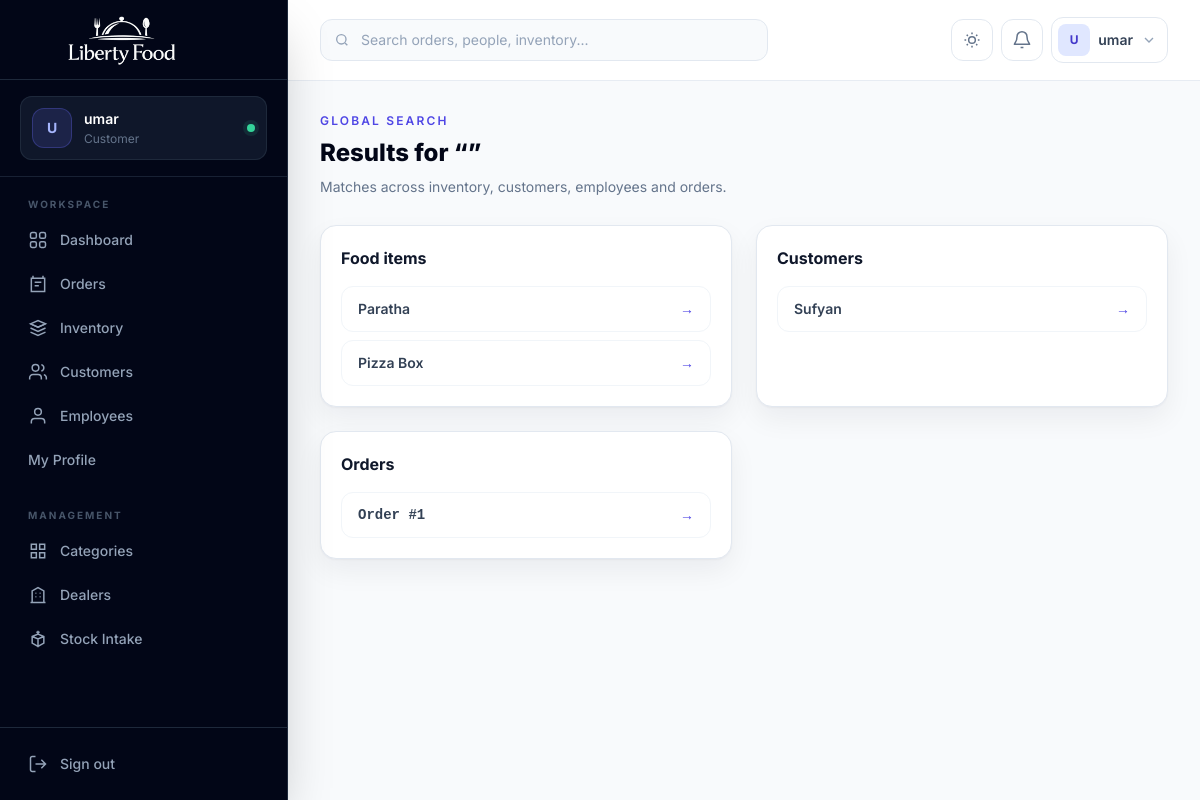
The app's page /search/ (signed in), older data.
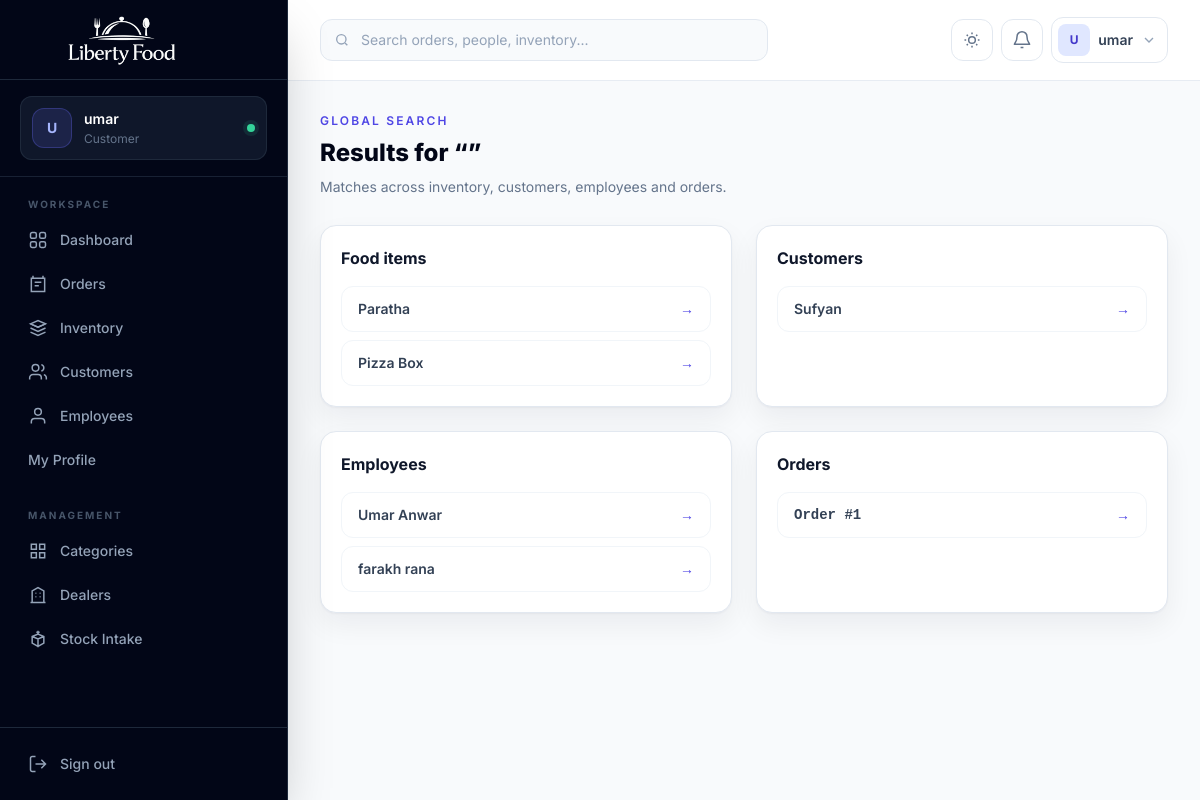
The same page, newer data.
### core_app/models.py (models this page shows, shortened)
class FoodItem(models.Model):
    name = models.CharField(max_length=100)
    description = models.TextField()
    price = models.DecimalField(max_digits=8, decimal_places=2, blank=True)
    category = models.ForeignKey(Category, on_delete=models.CASCADE)
    dealer = models.ForeignKey(Dealer, on_delete=models.SET_NULL, null=True, blank=True)
    image = models.ImageField(upload_to="food_images/", null=True, blank=True)
    quantity = models.PositiveIntegerField(default=0)
    UNIT_CHOICES = [
        ("unit", "Piece"),
        ("pack", "Pack"),
        ("box", "Box"),
        ("carton", "Carton"),
        ("bottle", "Bottle"),
    ]
    default_unit = models.CharField(max_length=20, choices=UNIT_CHOICES, default="unit")
    pieces_per_pack = models.PositiveIntegerField(default=1)
    pieces_per_box = models.PositiveIntegerField(default=0)
    pieces_per_carton = models.PositiveIntegerField(default=0)
    custom_unit_name = models.CharField(max_length=50, blank=True, null=True)
    created_at = models.DateTimeField(auto_now_add=True)
    total_sold = models.PositiveIntegerField(default=0)

class Order(models.Model):
    PAYMENT_CHOICES = [
        ("Pending", "Pending"),
        ("Cleared", "Cleared"),
    ]
    status = models.CharField(
        max_length=20,
        choices=STATUS_CHOICES,
        default="Pending"
    )
    customer_name = models.CharField(max_length=120, blank=True, default='')
    customer_phone = models.CharField(max_length=20, blank=True, default='')
    customer = models.ForeignKey(
        Customer,
        blank=True,
        null=True,
        related_name="orders",
        on_delete=models.SET_NULL,
    )
    walking_customer = models.ForeignKey(
        WalkingCustomer,
        blank=True,
        null=True,
        related_name="walking_orders",
        on_delete=models.SET_NULL,
    )
    manual_order = models.BooleanField(default=False)
    manual_order_amount = models.DecimalField(
        max_digits=10,
        decimal_places=2,
        null=True,
        blank=True,
    )
    bill_snapshot = models.ImageField(upload_to='manual_orders/', null=True, blank=True)
    notes = models.TextField(blank=True, default='')
    order_date = models.DateTimeField(auto_now_add=True)
    payment_status = models.CharField(
        max_length=20,
        choices=PAYMENT_CHOICES,
        default="Pending"
    )
    paid_amount = models.DecimalField(
        max_digits=10,
        decimal_places=2,
        default=0
    )

### people_app/models.py (models this page shows, shortened)
class Customer(models.Model):
    user = models.OneToOneField(settings.AUTH_USER_MODEL, on_delete=models.CASCADE, null=True, blank=True, unique=True)
    name = models.CharField(max_length=100)
    email = models.EmailField(unique=True)
    address = models.TextField()
    phone = models.CharField(max_length=20, null=True, blank=True)

class Employee(models.Model):
    user = models.OneToOneField(
        settings.AUTH_USER_MODEL,
        on_delete=models.CASCADE,
        null=True,
        blank=True,
        unique=True,
        related_name="employee_profile",
    )
    first_name = models.CharField(max_length=50)
    last_name = models.CharField(max_length=50)
    position = models.CharField(max_length=100)
    join_date = models.DateField()
    is_active = models.BooleanField(default=True)
    base_salary = models.DecimalField(max_digits=10, decimal_places=2, default=0)

### core_app/views.py (the view)
# urls.py: path('search/', views.global_search, name='global_search'),
@admin_required
def global_search(request):
    q = request.GET.get("q", "")
    return render(request, "search_results.html", {
        "query": q,
        "food": FoodItem.objects.filter(name__icontains=q),
        "customers": Customer.objects.filter(name__icontains=q),
        "employees": Employee.objects.filter(first_name__icontains=q),
        "orders": Order.objects.filter(id__icontains=q),
})

### accounts/decoraters.py (called while the page is built)
def is_admin(user):
    return user.is_authenticated and (user.is_superuser or user.role == "admin")

def role_required(*roles):
    def decorator(view_func):
        @login_required
        @wraps(view_func)
        def wrapper(request, *args, **kwargs):
            if is_admin(request.user) or request.user.role in roles:
                return view_func(request, *args, **kwargs)
            raise PermissionDenied("You do not have permission to access this page.")
        return wrapper
    return decorator

### templates/search_results.html (shortened to what this page needs)
{% extends 'base.html' %}
{% block content %}
<section class="mb-7"><p class="text-xs font-semibold uppercase tracking-[.18em] text-indigo-600 dark:text-indigo-400">Global search</p><h1 class="mt-2 text-2xl font-extrabold text-slate-950 dark:text-white">Results for “{{ query }}”</h1><p class="mt-2 text-sm text-slate-500">Matches across inventory, customers, employees and orders.</p></section>
<div class="grid gap-6 lg:grid-cols-2">
  {% if food %}<section class="rounded-2xl border border-slate-200 bg-white p-5 shadow-soft dark:border-slate-800 dark:bg-slate-900"><h2 class="font-bold text-slate-900 dark:text-white">Food items</h2><div class="mt-4 space-y-2">{% for item in food %}<a href="{% url 'fooditem_detail' item.id %}" class="flex items-center justify-between rounded-xl border border-slate-100 px-4 py-3 text-sm font-semibold hover:border-indigo-200 hover:bg-indigo-50/40 dark:border-slate-800 dark:hover:bg-indigo-950/20">{{ item.name }}<span class="text-indigo-600">→</span></a>{% endfor %}</div></section>{% endif %}
  {% if customers %}<section class="rounded-2xl border border-slate-200 bg-white p-5 shadow-soft dark:border-slate-800 dark:bg-slate-900"><h2 class="font-bold text-slate-900 dark:text-white">Customers</h2><div class="mt-4 space-y-2">{% for c in customers %}<a href="{% url 'customer_record' c.id %}" class="flex items-center justify-between rounded-xl border border-slate-100 px-4 py-3 text-sm font-semibold hover:border-indigo-200 hover:bg-indigo-50/40 dark:border-slate-800">{{ c.name }}<span class="text-indigo-600">→</span></a>{% endfor %}</div></section>{% endif %}
  {% if employees %}<section class="rounded-2xl border border-slate-200 bg-white p-5 shadow-soft dark:border-slate-800 dark:bg-slate-900"><h2 class="font-bold text-slate-900 dark:text-white">Employees</h2><div class="mt-4 space-y-2">{% for e in employees %}<a href="{% url 'employee_detail' e.id %}" class="flex items-center justify-between rounded-xl border border-slate-100 px-4 py-3 text-sm font-semibold hover:border-indigo-200 hover:bg-indigo-50/40 dark:border-slate-800">{{ e.first_name }} {{ e.last_name }}<span class="text-indigo-600">→</span></a>{% endfor %}</div></section>{% endif %}
  {% if orders %}<section class="rounded-2xl border border-slate-200 bg-white p-5 shadow-soft dark:border-slate-800 dark:bg-slate-900"><h2 class="font-bold text-slate-900 dark:text-white">Orders</h2><div class="mt-4 space-y-2">{% for o in orders %}<a href="{% url 'order_detail' o.id %}" class="flex items-center justify-between rounded-xl border border-slate-100 px-4 py-3 text-sm font-semibold hover:border-indigo-200 hover:bg-indigo-50/40 dark:border-slate-800"><span class="font-mono">Order #{{ o.id }}</span><span class="text-indigo-600">→</span></a>{% endfor %}</div></section>{% endif %}
</div>
{% endblock %}

Row changes from the older to the newer data that the page shows:
added Employee: first_name "Umar", last_name "Anwar"
added Employee: first_name "farakh", last_name "rana"
Text that changed along with them:
text now shown: "Employees"
